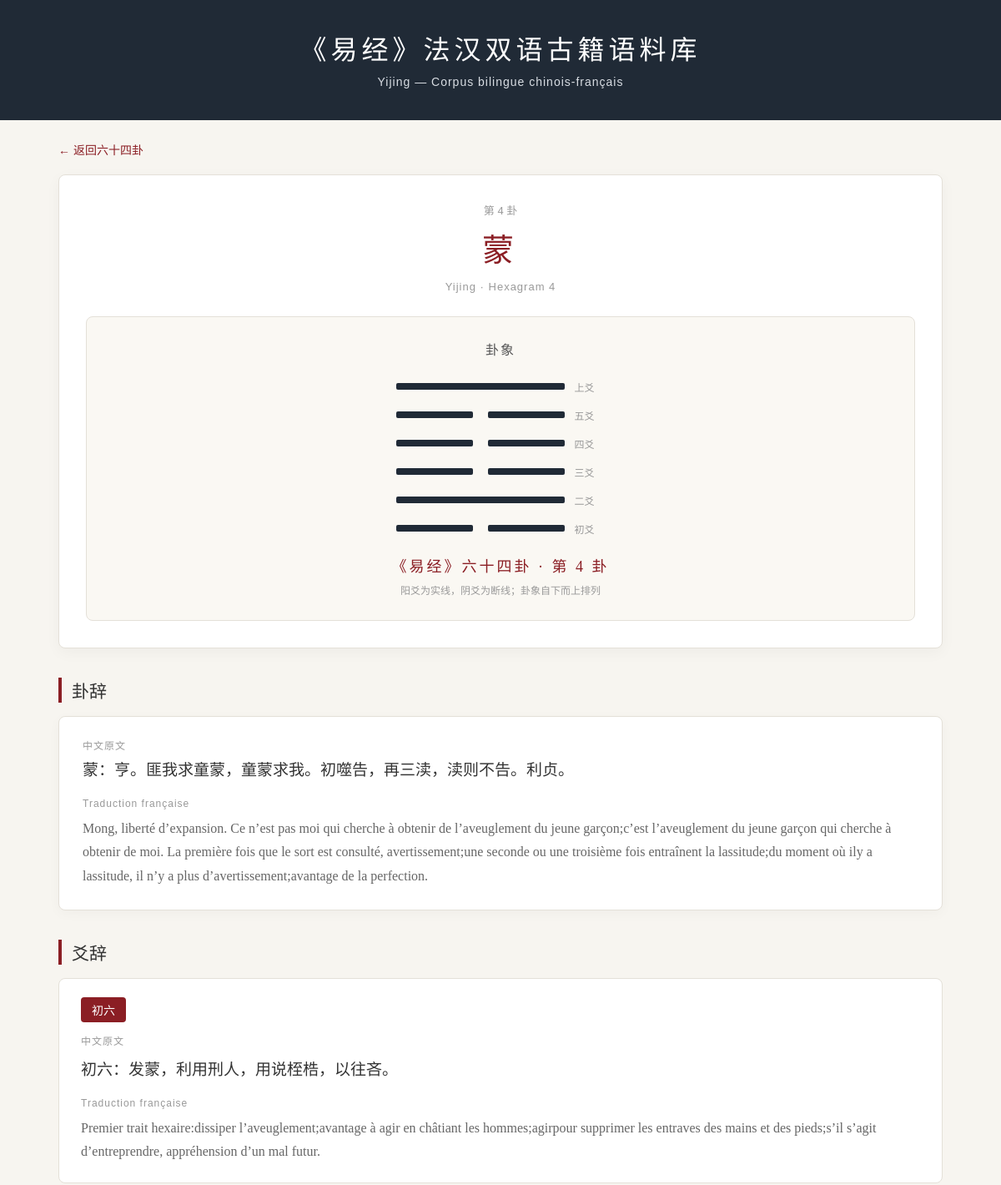
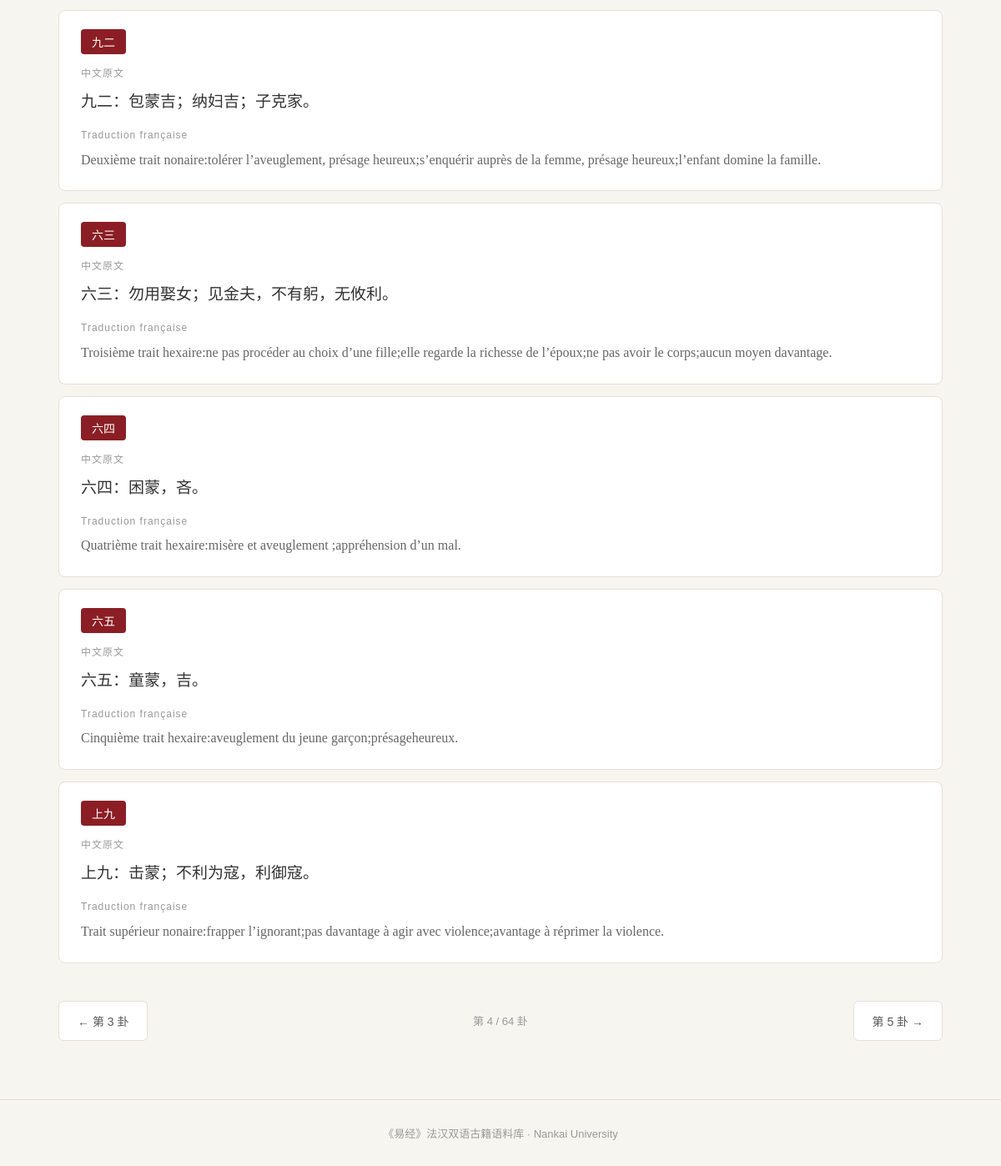
/hexagram/4, run on the app's committed database (2 pictures, top to bottom).
### tables this page shows
CREATE TABLE corpus (

    id INTEGER PRIMARY KEY,

    book TEXT NOT NULL,

    hexagram_no INTEGER NOT NULL,

    hexagram TEXT NOT NULL,

    type TEXT NOT NULL,

    position TEXT,

    chinese TEXT NOT NULL,

    french TEXT NOT NULL,

    keywords TEXT,

    annotation TEXT,

    data_check TEXT

);

### 古籍语料库/web/app.py (the view)
@app.route("/hexagram/<int:number>")
def hexagram(number):
    conn = get_db()
    sql = """
    SELECT
        id,
        hexagram_no,
        hexagram,
        type,
        position,
        chinese,
        french
    FROM corpus
    WHERE hexagram_no = ?
    ORDER BY id
    """
    results = conn.execute(
        sql,
        (number,)
    ).fetchall()
    conn.close()
    return render_template(
        "hexagram.html",
        number=number,
        results=results
    )

### 古籍语料库/web/app.py (called while the page is built)
def get_db():
    conn = sqlite3.connect(DB_PATH)
    conn.row_factory = sqlite3.Row
    return conn

### 古籍语料库/web/templates/hexagram.html (shortened to what this page needs)
<!DOCTYPE html>
<html lang="zh-CN">
<head>
</head>
<body>
<header>
    <h1>
        《易经》法汉双语古籍语料库
    </h1>
    <p>
        Yijing — Corpus bilingue chinois-français
    </p>
</header>
<div class="back-area">
    <a
        href="/"
        class="back-link"
    >
        ← 返回六十四卦
    </a>
</div>
<main>
{% if results %}
<section class="hexagram-header">
    <div class="hexagram-number">
        第 {{ number }} 卦
    </div>
    <h2 class="hexagram-name">
        {{ results[0]["hexagram"] }}
    </h2>
    <div class="hexagram-subtitle">
        Yijing · Hexagram {{ number }}
    </div>
    <div class="hexagram-visual">
        <div class="hexagram-visual-title">
            卦象
        </div>
        <div class="hexagram-lines">
            {% for yao in gua|reverse %}
            <div class="yao-line">
                {% if yao in ["阳", "陽"] %}
                    <div class="yang-line"></div>
                {% else %}
                    <div class="yin-line"></div>
                {% endif %}
                <div class="yao-label">
                    {% if loop.index == 1 %}
                        上爻
                    {% elif loop.index == 2 %}
                        五爻
                    {% elif loop.index == 3 %}
                        四爻
                    {% elif loop.index == 4 %}
                        三爻
                    {% elif loop.index == 5 %}
                        二爻
                    {% else %}
                        初爻
                    {% endif %}
                </div>
            </div>
            {% endfor %}
        </div>
        <div class="hexagram-symbol">
            {% if number == 1 %}
                ☰ ☰
            {% elif number == 2 %}
                ☷ ☷
            {% else %}
                《易经》六十四卦 · 第 {{ number }} 卦
            {% endif %}
        </div>
        <div class="hexagram-note">
            阳爻为实线，阴爻为断线；卦象自下而上排列
        </div>
    </div>
</section>
<h3 class="section-title">
    卦辞
</h3>
<section class="gua-ci">
    {% for row in results %}
        {% if row["type"] == "卦辞" %}
        <div class="entry">
            <span class="language-label">
                中文原文
            </span>
            <div class="chinese">
                {{ row["chinese"] }}
            </div>
            <div class="french">
                <span class="language-label">
                    Traduction française
                </span>
                {{ row["french"] }}
            </div>
        </div>
        {% endif %}
    {% endfor %}
</section>
<h3 class="section-title">
    爻辞
</h3>
<section class="yao-list">
    {% for row in results %}
        {% if row["type"] == "爻辞" %}
        <article class="yao-card">
            <div>
                <span class="yao-position">
                    {{ row["position"] }}
                </span>
            </div>
            <div class="chinese">
                <span class="language-label">
                    中文原文
                </span>
                {{ row["chinese"] }}
            </div>
            <div class="french">
                <span class="language-label">
                    Traduction française
                </span>
                {{ row["french"] }}
            </div>
        </article>
        {% endif %}
    {% endfor %}
</section>
<nav class="navigation">
    {% if number > 1 %}
    <a
        href="/hexagram/{{ number - 1 }}"
        class="nav-button"
    >
        ← 第 {{ number - 1 }} 卦
    </a>
    {% else %}
    <span></span>
    {% endif %}
    <div class="nav-center">
        第 {{ number }} / 64 卦
    </div>
    {% if number < 64 %}
    <a
        href="/hexagram/{{ number + 1 }}"
        class="nav-button"
    >
        第 {{ number + 1 }} 卦 →
    </a>
    {% else %}
    <span></span>
    {% endif %}
</nav>
{% endif %}
</main>
<footer>
    《易经》法汉双语古籍语料库 · Nankai University
</footer>
</body>
</html>

### 古籍语料库/web/templates/hexagram.html (style rules this page uses)
* { box-sizing: border-box; }
body { margin: 0; font-family: "Microsoft YaHei", "Noto Sans SC", Arial, sans-serif; background: #f7f5f0; color: #333; }
header { background: #202a36; color: white; padding: 34px 20px 38px; text-align: center; }
header h1 { margin: 0 0 10px; font-family: "SimSun", "STSong", serif; font-size: 32px; font-weight: 500; letter-spacing: 5px; }
header p { margin: 0; color: #d8dde3; font-size: 14px; letter-spacing: 1px; }
.back-area { max-width: 1100px; margin: 25px auto 0; padding: 0 20px; }
.back-link { color: #8b1e24; text-decoration: none; font-size: 14px; }
main { max-width: 1100px; margin: auto; padding: 20px 20px 70px; }
.hexagram-header { background: white; border: 1px solid #e4e0d8; border-radius: 8px; padding: 32px; margin-bottom: 28px; text-align: center; box-shadow: 0 5px 18px rgba(0, 0, 0, 0.04); }
.hexagram-number { color: #999; font-size: 13px; margin-bottom: 8px; }
.hexagram-name { margin: 0; font-family: "SimSun", "STSong", serif; font-size: 38px; font-weight: 500; color: #8b1e24; letter-spacing: 6px; }
.hexagram-subtitle { margin-top: 12px; color: #999; font-size: 13px; letter-spacing: 1px; }
.hexagram-visual { margin-top: 28px; padding: 26px 20px 28px; background: #faf8f3; border: 1px solid #e4e0d8; border-radius: 8px; }
.hexagram-visual-title { margin-bottom: 22px; font-family: "SimSun", "STSong", serif; font-size: 16px; color: #555; letter-spacing: 2px; }
.hexagram-lines { width: 250px; margin: 0 auto; display: flex; flex-direction: column; gap: 12px; }
.yao-line { display: flex; align-items: center; justify-content: center; height: 22px; }
.yang-line { width: 210px; height: 8px; background: #202a36; border-radius: 2px; }
.yin-line { width: 210px; height: 8px; display: flex; justify-content: space-between; }
.yin-line::before, .yin-line::after { content: ""; display: block; width: 92px; height: 8px; background: #202a36; border-radius: 2px; }
.yao-label { width: 38px; margin-left: 12px; color: #999; font-size: 12px; text-align: left; }
.hexagram-symbol { margin-top: 20px; font-family: "SimSun", "STSong", serif; font-size: 18px; color: #8b1e24; letter-spacing: 3px; }
.hexagram-note { margin-top: 8px; color: #999; font-size: 12px; }
.section-title { margin: 35px 0 16px; padding-left: 12px; border-left: 4px solid #8b1e24; font-family: "SimSun", "STSong", serif; font-size: 21px; font-weight: 500; }
.gua-ci { background: white; border: 1px solid #e4e0d8; border-radius: 8px; padding: 25px 28px; box-shadow: 0 4px 15px rgba(0, 0, 0, 0.03); }
.yao-list { display: flex; flex-direction: column; gap: 14px; }
.yao-card { background: white; border: 1px solid #e4e0d8; border-radius: 8px; padding: 22px 26px; transition: box-shadow 0.2s, transform 0.2s, border-color 0.2s; }
.entry { padding: 20px 0; border-bottom: 1px solid #eeeae3; }
.entry:first-child { padding-top: 0; }
.entry:last-child { border-bottom: none; padding-bottom: 0; }
.yao-position { display: inline-block; min-width: 54px; text-align: center; padding: 5px 9px; margin-bottom: 12px; background: #8b1e24; color: white; border-radius: 4px; font-family: "SimSun", "STSong", serif; font-size: 14px; }
.chinese { font-family: "SimSun", "STSong", serif; font-size: 19px; line-height: 1.9; color: #333; margin-bottom: 12px; }
.french { font-family: Georgia, "Times New Roman", serif; font-size: 16px; line-height: 1.8; color: #666; }
.language-label { display: block; font-family: "Microsoft YaHei", Arial, sans-serif; font-size: 12px; color: #999; margin-bottom: 4px; letter-spacing: 1px; }
.navigation { display: flex; justify-content: space-between; align-items: center; margin-top: 45px; gap: 20px; }
.nav-button { display: block; padding: 13px 22px; background: white; border: 1px solid #e4e0d8; border-radius: 6px; color: #555; text-decoration: none; font-size: 14px; transition: background 0.2s, color 0.2s, border-color 0.2s; }
.nav-center { color: #999; font-size: 13px; text-align: center; }
footer { text-align: center; padding: 30px 20px; color: #999; font-size: 13px; border-top: 1px solid #e5e1d9; }

### data on the page
corpus: hexagram "蒙", type "卦辞" (drawn), chinese "蒙：亨。匪我求童蒙，童蒙求我。初噬告，再三渎，渎则不告。利贞。", french "Mong, liberté d’expansion. Ce n’est pas moi qui cherche à obtenir de l’aveuglement du jeune garçon;c’est l’aveuglement du jeune garçon qui cherche à obtenir de moi. La première fois que le sort est consulté, avertissement;une seconde ou une troisième fois entraînent la lassitude;du moment où ily a lassitude, il n’y a plus d’avertissement;avantage de la perfection."
corpus: position "初六", chinese "初六：发蒙，利用刑人，用说桎梏，以往吝。", french "Premier trait hexaire:dissiper l’aveuglement;avantage à agir en châtiant les hommes;agirpour supprimer les entraves des mains et des pieds;s’il s’agit d’entreprendre, appréhension d’un mal futur."
corpus: position "九二", chinese "九二：包蒙吉；纳妇吉；子克家。", french "Deuxième trait nonaire:tolérer l’aveuglement, présage heureux;s’enquérir auprès de la femme, présage heureux;l’enfant domine la famille."
corpus: position "六三", chinese "六三：勿用娶女；见金夫，不有躬，无攸利。", french "Troisième trait hexaire:ne pas procéder au choix d’une fille;elle regarde la richesse de l’époux;ne pas avoir le corps;aucun moyen davantage."
corpus: position "六四", chinese "六四：困蒙，吝。", french "Quatrième trait hexaire:misère et aveuglement ;appréhension d’un mal."
corpus: position "六五", chinese "六五：童蒙，吉。", french "Cinquième trait hexaire:aveuglement du jeune garçon;présageheureux."
corpus: position "上九", chinese "上九：击蒙；不利为寇，利御寇。", french "Trait supérieur nonaire:frapper l’ignorant;pas davantage à agir avec violence;avantage à réprimer la violence."

### other printed values
{{ number }} "4"
{{ number - 1 }} "3"
{{ number + 1 }} "5"
